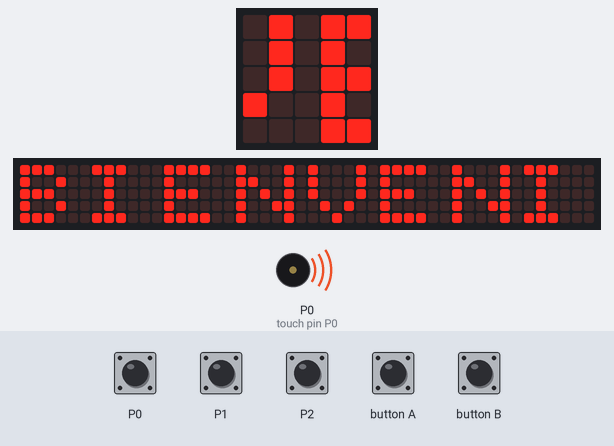
Recording of a program running on a simulated BBC micro:bit (MakeCode). On the bench: the board's 5×5 LED display, a strip that is not on the board, showing the scrolling text unrolled, buzzer (waves = sounding). The inputs (shaded band) are chosen by the test bench. The 48×5 strip is a reading aid, not a part: it shows the text the display is scrolling, unrolled, one strip-width of it at a time.

Above: at 5.0 s.
5.1 s: touch pin P0 pressed for 0.15 s
5.8 s: touch pin P2 pressed for 0.15 s
At 16.18 s:
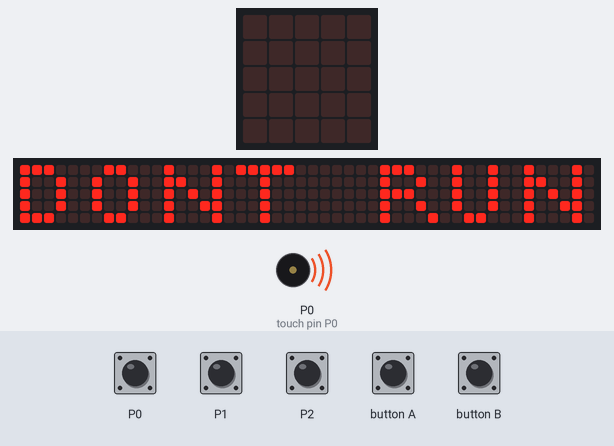
At 26.58 s:
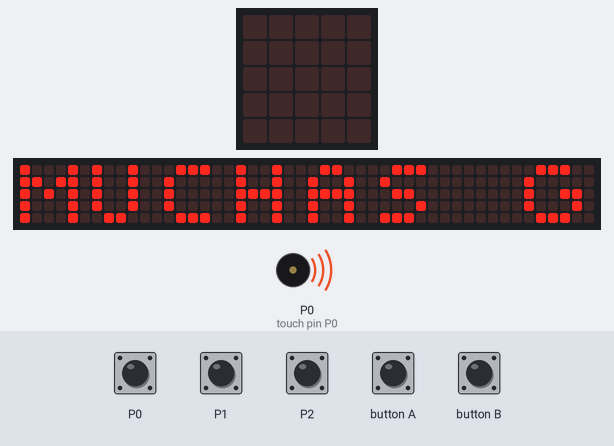
Timing chart, 0 to 36.5 s (numbered marks = the images above; inputs shaded):
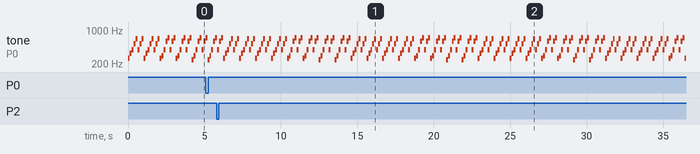

The program:

main.ts
```typescript
input.onPinPressed(TouchPin.P0, function () {
    basic.pause(100)
    basic.showString("DONT RUN")
    basic.showIcon(IconNames.No)
    basic.pause(5000)
    basic.clearScreen()
    basic.showString("NO CORRA")
    basic.showIcon(IconNames.No)
    basic.pause(5000)
    basic.clearScreen()
})
input.onButtonPressed(Button.A, function () {
    basic.pause(100)
    basic.showString("ENTRY")
    basic.showArrow(ArrowNames.North)
    basic.pause(5000)
    basic.clearScreen()
    basic.showString("ENTRADA")
    basic.showArrow(ArrowNames.North)
    basic.pause(5000)
    basic.clearScreen()
})
input.onPinPressed(TouchPin.P2, function () {
    basic.pause(100)
    basic.showString("MUCHAS GRACIAS ")
    basic.pause(1000)
    basic.showString("POR SU ATENCION ")
    basic.pause(100)
    music.playMelody("E D G F B A C5 B ", 120)
    basic.showIcon(IconNames.SmallHeart)
    basic.pause(75)
    basic.showIcon(IconNames.Heart)
    basic.pause(75)
    basic.showIcon(IconNames.SmallHeart)
    basic.pause(75)
    basic.showIcon(IconNames.Heart)
})
input.onButtonPressed(Button.B, function () {
    basic.pause(100)
    basic.showString("EXIT")
    basic.showArrow(ArrowNames.East)
    basic.pause(5000)
    basic.clearScreen()
    basic.showString("SALIDA")
    basic.showArrow(ArrowNames.East)
    basic.pause(5000)
    basic.clearScreen()
})
input.onPinPressed(TouchPin.P1, function () {
    basic.pause(100)
    basic.showString("WALK")
    basic.showIcon(IconNames.Yes)
    basic.pause(5000)
    basic.clearScreen()
    basic.showString("CAMINE")
    basic.showIcon(IconNames.Yes)
    basic.pause(5000)
    basic.clearScreen()
})
music.startMelody(music.builtInMelody(Melodies.Prelude), MelodyOptions.ForeverInBackground)
basic.pause(100)
basic.showString("BIENVENIDOS ")
basic.pause(100)
basic.showString("MI NOMBRE ES ANDREA DE")
basic.showNumber(11)
music.stopMelody(MelodyStopOptions.All)
```

test.ts
```typescript
// aquí va el archivo "tests"; esto no se compilará cuando este paquete se utilice como una extensión.
```

Measured:
- after the input at 5.8 s, the display: first differs from a run without the input after 14.7 s (image 2 shows a later state)
- by itself, tone on P0 (touch pin P0): plays 392 Hz for 0.13 s, 587 Hz for 0.13 s, 698 Hz for 0.13 s, 262 Hz for 0.13 s, 330 Hz for 0.13 s, 392 Hz for 0.13 s … (236 notes in this stretch)
- what the display in image 1 shows lasts 0.5 s, from 16.0 s to 16.5 s
